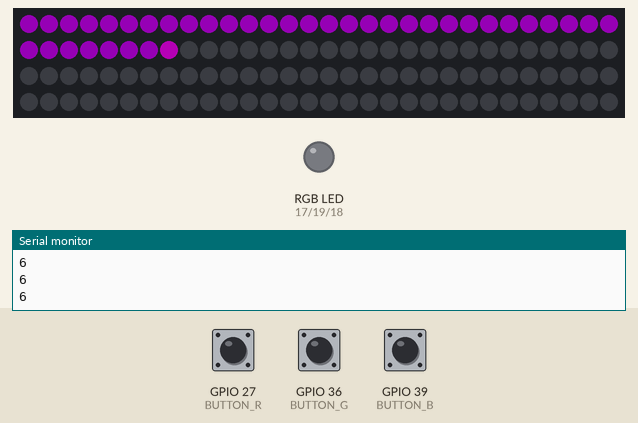
A sketch run on a simulated ESP32. Shown: 120 RGB LEDs in strip order, left to right, continuing on the next row, an RGB LED mixed from three pins (HIGH = lit), the last lines printed to the serial monitor. Inputs (shaded band) come from the test bench; at power-on: GPIO 39 (BUTTON_B) LOW, GPIO 27 (BUTTON_R) LOW, GPIO 36 (BUTTON_G) LOW. Dim RGB values are drawn brighter than linear.

Above: at 1.27 s.
1.3 s: GPIO 39 (BUTTON_B) pulled HIGH for 0.15 s
At 2.3 s:
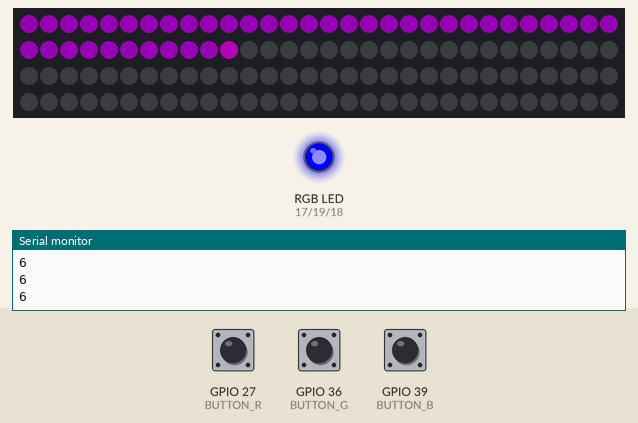
2.9 s: GPIO 39 (BUTTON_B) pulled HIGH for 1 s
At 3.67 s:
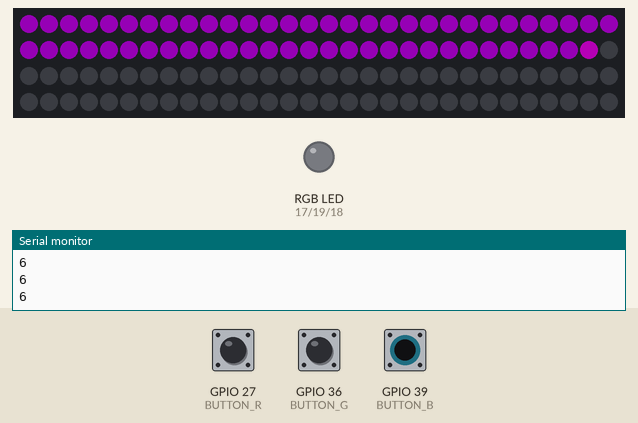
4.5 s: GPIO 27 (BUTTON_R) pulled HIGH for 1 s
At 5.79 s:
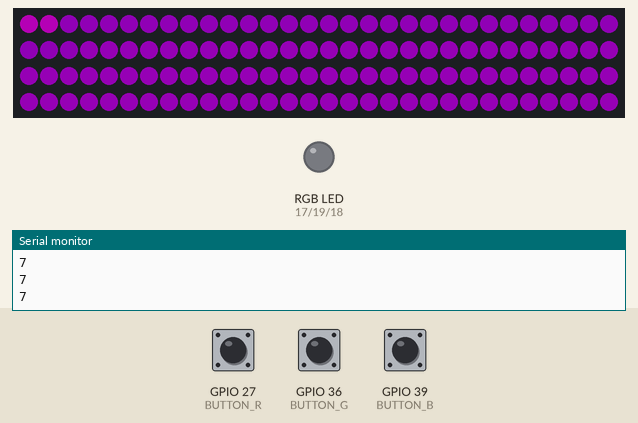
6.1 s: GPIO 36 (BUTTON_G) pulled HIGH for 1 s
At 6.4 s:
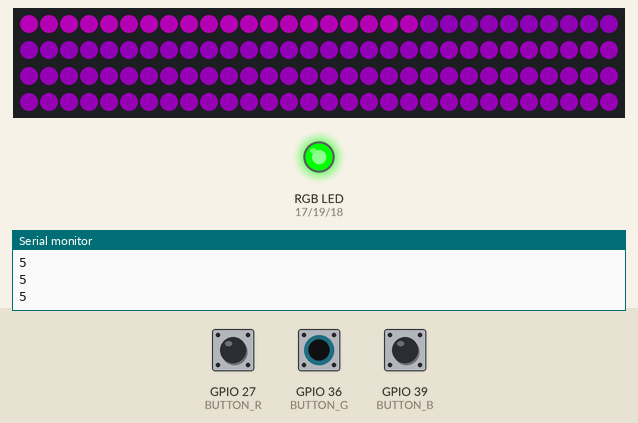
7.7 s: GPIO 39 (BUTTON_B) pulled HIGH for 0.15 s
At 8.9 s:
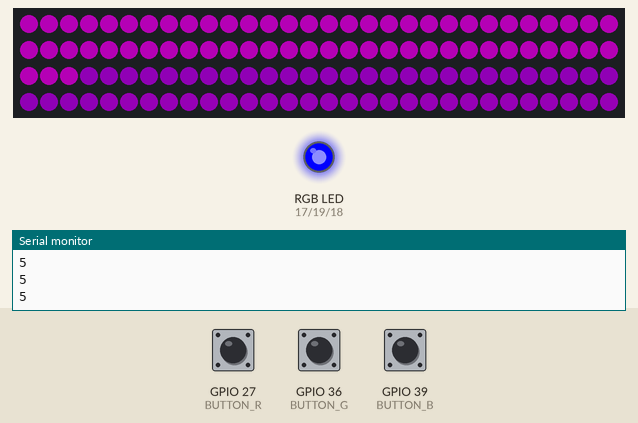
9.3 s: GPIO 27 (BUTTON_R) driven HIGH and GPIO 39 (BUTTON_B) driven HIGH
At 11.9 s:
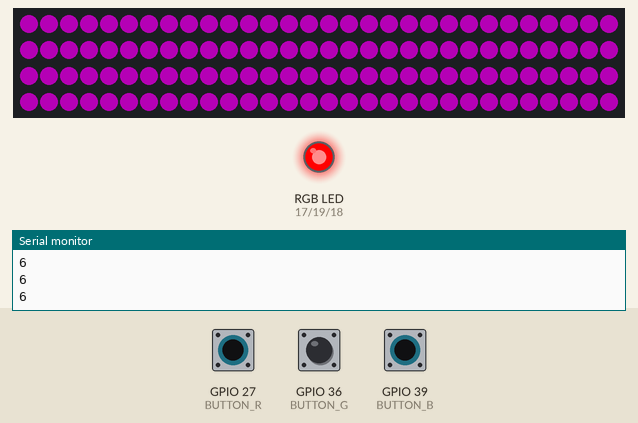
Timing chart, 0 to 13.3 s (numbered marks = the images above; inputs shaded):
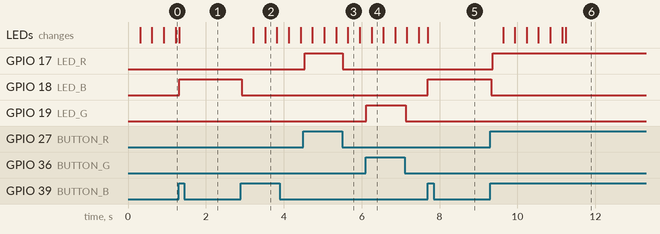

Measured:
- after the input at 1.3 s, GPIO 18 (LED_B): LOW → HIGH at once
- after the input at 2.9 s, GPIO 18 (LED_B): HIGH → LOW at once; the LEDs: first change after 0.32 s (image 2 shows a later state)
- after the input at 4.5 s, GPIO 17 (LED_R): LOW → HIGH at once, → LOW 0.98 s later
- after the input at 6.1 s, GPIO 19 (LED_G): LOW → HIGH at once, → LOW 1.0 s later
- after the input at 7.7 s, GPIO 18 (LED_B): LOW → HIGH at once
- after the input at 9.3 s, GPIO 17 (LED_R): LOW → HIGH after 0.06 s; GPIO 18 (LED_B): HIGH → LOW at once; the LEDs: first change after 0.33 s (image 6 shows a later state)

The sketch:

rgbWave.ino
```cpp
#include <FastLED.h>
#include "GPLC_Pins.h"

#define NUM_LEDS 120
#define DATA_PIN 5
#define LED_TYPE WS2812B

#define SPEEDCREASE 2

CRGB leds[NUM_LEDS];
int i = 0;
int speed_ = 6;

bool lastUp = false;
bool lastDown = false;
bool lastPause = false;

bool pause_ = false;


void setup() {
  // put your setup code here, to run once:
  FastLED.addLeds<LED_TYPE, DATA_PIN, GRB>(leds, NUM_LEDS);
  FastLED.setBrightness(64);
  randomSeed(analogRead(0));
  Serial.begin(9600);

  pinMode(BUTTON_R, INPUT);
  pinMode(BUTTON_G, INPUT);
  pinMode(BUTTON_B, INPUT);

  pinMode(LED_R, OUTPUT);
  pinMode(LED_G, OUTPUT);
  pinMode(LED_B, OUTPUT);
}

void loop() {
  if (!pause_)
    updateLEDs();

  handlePins();
  delay(30);
  Serial.println(speed_);
}

void handlePins() {
  if (digitalRead(BUTTON_R) && !pause_) {
    if (!lastUp) {
      speed_++;
      Serial.println("UP");
      lastUp = true;
    }
  }
  else if (digitalRead(BUTTON_G) && !pause_) {
    if (!lastDown) {
      speed_ = max(speed_ - SPEEDCREASE, 1);
      Serial.println("DOWN");
      lastDown = true;
    }
  }
  else if (digitalRead(BUTTON_B)) {
    if (!lastPause) {
      pause_ = !pause_;
      Serial.println("PAUSE");
      lastPause = true;
    }
  }
  else {
    lastUp = false;
    lastDown = false;
    lastPause = false;
  }

  digitalWrite(LED_R, lastUp);
  digitalWrite(LED_G, lastDown);
  digitalWrite(LED_B, pause_);
}

void updateLEDs() {
  leds[0] = getWaveAtIndex(i);
  shift();

  FastLED.show();

  if (i+speed_ <= 255) {
    i+=speed_;
  }
  else {
    i = 0;
  }
}

void clearStripe() {
  for (int x = 0; x <= NUM_LEDS; x++) {
    leds[x] = CRGB(0,0,0);
  }
}

CRGB getWaveAtIndex(float i) {
  float t = i / 255;
  float w = lerp(380, 840, i/255);
  float R = 0.0;
  float G = 0.0;
  float B = 0.0;

  if (w >= 380 and w < 440){
        R = -(w - 440.) / (440. - 380.);
        G = 0.0;
        B = 1.0;
  }
  else if (w >= 440 and w < 490){
      R = 0.0;
      G = (w - 440.) / (490. - 440.);
      B = 1.0;
  }
  else if (w >= 490 and w < 510){
      R = 0.0;
      G = 1.0;
      B = -(w - 510.) / (510. - 490.);
  }
  else if (w >= 510 and w < 580){
      R = (w - 510.) / (580. - 510.);
      G = 1.0;
      B = 0.0;
  }
  else if (w >= 580 and w < 645){
      R = 1.0;
      G = -(w - 645.) / (645. - 580.);
      B = 0.0;
  }
  else if (w >= 645 and w <= 780){
      R = 1.0;
      G = 0.0;
      B = 0.0;
  }
  else if (w >= 780 and w <= 840){
      R = 1.0;
      G = 0.0;
      B = (w - 780.) / (840. - 780.);
  }
  else{
      R = 0.0;
      G = 0.0;
      B = 0.0;
  }

  return CRGB((R*255), (G*255), (B*255));
}

void shift() {
  for (int x = NUM_LEDS; x >= 1; x--) {
    leds[x] = leds[x-1];
  }
}

int clamp(int x, int minV, int maxV) {
  return max(min(x, maxV), minV);
}

float lerp(float a, float b, float t)
{
    return a * (1.0 - t) + (b * t);
}
```

GPLC_Pins.h
```cpp
#ifndef GPLC_PINS_H
#define GPLC_PINS_H
//File for GPIO defines
#define LED_R       17
#define LED_B       18
#define LED_G       19

#define BUTTON_R    27
#define BUTTON_B    39
#define BUTTON_G    36

#define LED_STRIP_L 5
#define LED_STRIP_R 16

#define MIC_IN      34
#define LINE_IN_L   32
#define LINE_IN_R   35

#endif
```
